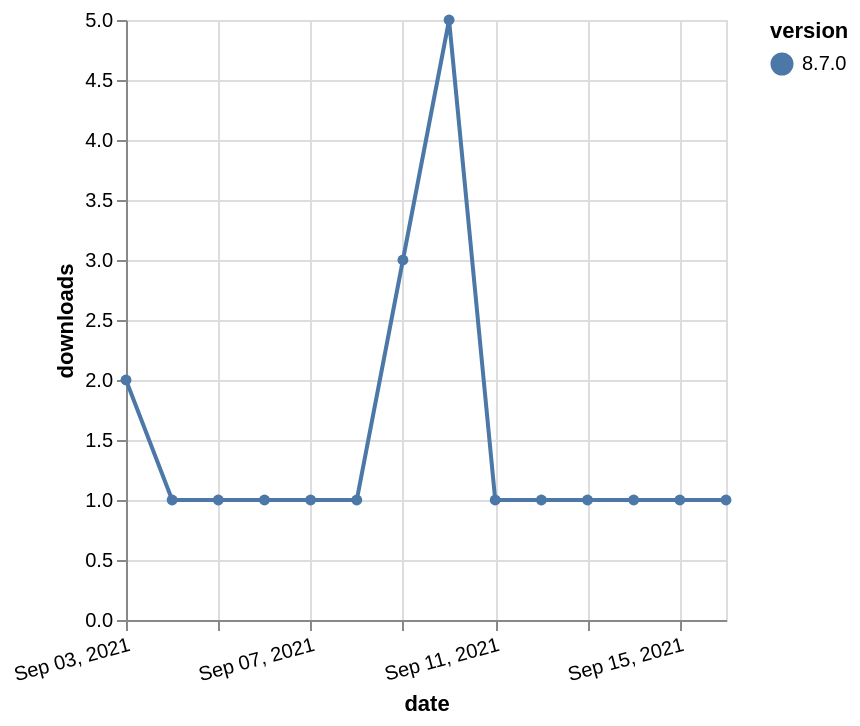

Source (Vega-Lite JSON):
### Vega-Lite specification from a JSON file in a GitHub repository (floating-point values rounded to 4 significant figures)
{"$schema": "https://vega.github.io/schema/vega-lite/v5.json", "description": "A simple bar chart with embedded data.", "data": {"values": [{"date": "2021-09-03", "total": 513, "delta": 2, "version": "8.7.0"}, {"date": "2021-09-04", "total": 514, "delta": 1, "version": "8.7.0"}, {"date": "2021-09-05", "total": 515, "delta": 1, "version": "8.7.0"}, {"date": "2021-09-06", "total": 516, "delta": 1, "version": "8.7.0"}, {"date": "2021-09-07", "total": 517, "delta": 1, "version": "8.7.0"}, {"date": "2021-09-08", "total": 518, "delta": 1, "version": "8.7.0"}, {"date": "2021-09-09", "total": 521, "delta": 3, "version": "8.7.0"}, {"date": "2021-09-10", "total": 526, "delta": 5, "version": "8.7.0"}, {"date": "2021-09-11", "total": 527, "delta": 1, "version": "8.7.0"}, {"date": "2021-09-12", "total": 528, "delta": 1, "version": "8.7.0"}, {"date": "2021-09-13", "total": 529, "delta": 1, "version": "8.7.0"}, {"date": "2021-09-14", "total": 530, "delta": 1, "version": "8.7.0"}, {"date": "2021-09-15", "total": 531, "delta": 1, "version": "8.7.0"}, {"date": "2021-09-16", "total": 532, "delta": 1, "version": "8.7.0"}]}, "width": "container", "mark": {"type": "line", "point": {"filled": true}}, "encoding": {"x": {"field": "date", "type": "temporal", "timeUnit": "yearmonthdate", "title": "date", "axis": {"labelAngle": -15}}, "y": {"field": "delta", "type": "quantitative", "title": "downloads"}, "color": {"field": "version", "type": "nominal"}, "tooltip": {"field": "delta"}}}
